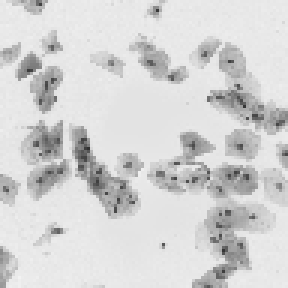
#> input picture M1_test/img1/img2.png, 96 x 96 px (shown 3 times larger)
$ python noise.py
#> lines starting #> are read from the running program, lines starting #| are printed output that depends on the picture
#> further down, img is the input picture: shape (96, 96, 3); min 50, max 242, mean 212
import cv2
import numpy as np


def add_gaussian_noise(image_in, noise_sigma):
    """
    给图片添加高斯噪声
    image_in:输入图片
    noise_sigma：
    """
#> called with noise_sigma = 11
    temp_image = np.float64(np.copy(image_in))

    h, w, _ = temp_image.shape
#> h = 96; w = 96
# 标准正态分布*noise_sigma
    noise = np.random.randn(h, w) * noise_sigma

    noisy_image = np.zeros(temp_image.shape, np.float64)
    if len(temp_image.shape) == 2:
        noisy_image = temp_image + noise
    else:
        noisy_image[:, :, 0] = temp_image[:, :, 0] + noise
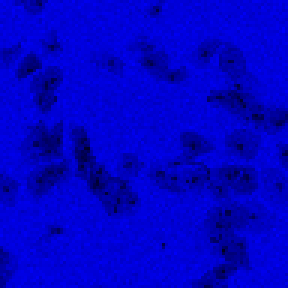
#> noisy_image: shape (96, 96, 3) float64 (shown 3 times larger); mean B, G, R 211.8, 0, 0; drawn with min black and max white
        noisy_image[:, :, 1] = temp_image[:, :, 1] + noise
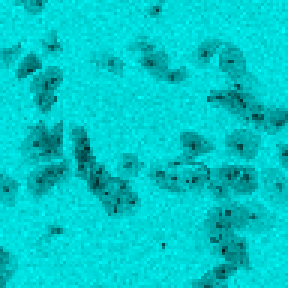
#> noisy_image: shape (96, 96, 3) float64 (shown 3 times larger); mean B, G, R 211.8, 211.8, 0; drawn with min black and max white
        noisy_image[:, :, 2] = temp_image[:, :, 2] + noise
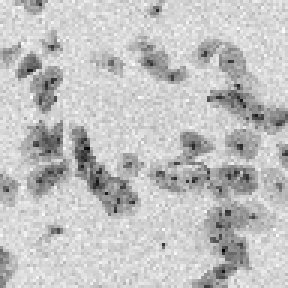
#> noisy_image: shape (96, 96, 3) float64 (shown 3 times larger); min 30.89, max 268.8, mean 211.8; drawn with min black and max white

    return noisy_image

img_path = 'img1/img2.png'
img = cv2.imread(img_path)
noise_sigma = 11
noise_img = add_gaussian_noise(img, noise_sigma=noise_sigma)
cv2.imwrite('img1/noise_{}.png'.format(noise_sigma), noise_img)

$ run again, with M1_test/img1/img1.png copied over M1_test/img1/img2.png
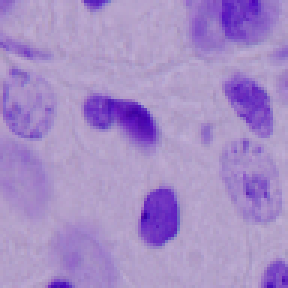
#> input picture M1_test/img1/img1.png, 96 x 96 px (shown 3 times larger)
#> img is the input picture: shape (96, 96, 3); mean B, G, R 199.3, 141, 166.4
#> in add_gaussian_noise, `noisy_image[:, :, 1] = temp_image[:, :, 1] + noise`:
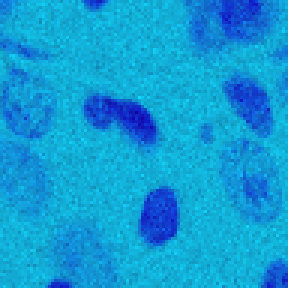
#> noisy_image: shape (96, 96, 3) float64 (shown 3 times larger); mean B, G, R 199.1, 140.8, 0; drawn with min black and max white
#> in add_gaussian_noise, `noisy_image[:, :, 2] = temp_image[:, :, 2] + noise`:
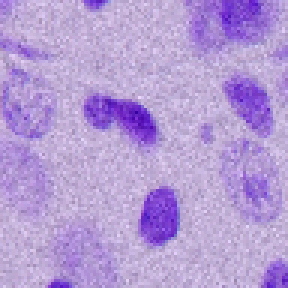
#> noisy_image: shape (96, 96, 3) float64 (shown 3 times larger); mean B, G, R 199.1, 140.8, 166.2; drawn with min black and max white
